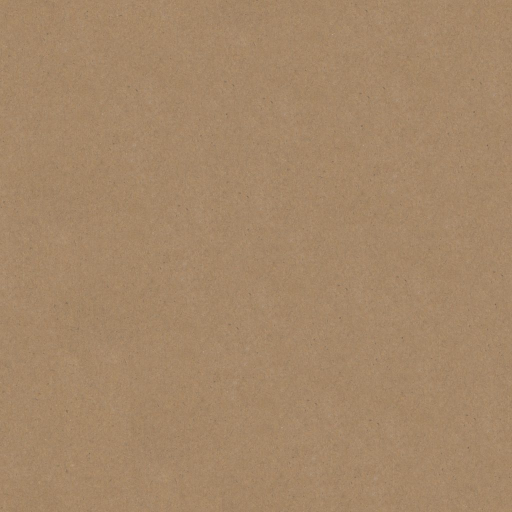
#> input picture examples/atlas/assets/map/paper-ambientcg-paper006.jpg, 1024 x 1024 px (shown at 1/2 size); its folder holds only this picture in this run
$ python -i doc_photo.py   (imports and definitions only)
#> lines starting #> are read from the running program, lines starting #| are printed output that depends on the picture
#> further down, picture is the input picture: shape (1024, 1024, 3); mean B, G, R 104.3, 135.2, 164.7
### scripts/h9/aefx.py
"""AE 动效库 —— re-creations of the most popular After Effects motion techniques as seekable HTML/CSS/SVG/GSAP.

Each effect: fx(X, cid, t, d, p) -> adds one clip (and its tweens) to the build.  p = params dict.
Works at any aspect: sizes are in vmin/% where it matters. Colours come from the style tokens.
Any input size: text is fitted (shrink → balanced wrap by words → ellipsis), lists and image sets lay out by count,
pictures of any aspect are placed with a focal point, and video works where it is marked below (see references/inputs.md).
Only generic techniques are re-created (no template designs or assets copied).
"""
import math

from h9 import fit
from h9 import core
from h9.core import RTL_RX

CSS = r"""
.fx { overflow:hidden; }
.fx > .stage { display:flex; align-items:center; justify-content:center; }
.fx i { font-style:normal; }
.fx .ln { display:block; overflow:hidden; padding:.08em .1em .14em; margin:-.08em -.1em -.14em; }
.fx .c, .fx .w { display:inline-block; will-change:transform; }
.fx .big { font-family:var(--f-display); font-weight:var(--display-weight, 800); font-size:var(--fx-size, 15vmin); line-height:1.05; color:var(--fg); letter-spacing:var(--display-tracking, 0); text-align:center; }
.fx .sub { font-family:var(--f-latin, var(--f-body)); font-size:2.2vmin; letter-spacing:.42em; color:var(--muted); text-transform:uppercase; margin-top:2.2vmin; text-align:center; max-width:84vw; line-height:1.5; }
.fx .col { display:flex; flex-direction:column; align-items:center; max-width:100%; }
.fx-tag { position:absolute; left:4vmin; bottom:4vmin; font:500 1.6vmin/1.4 var(--f-mono, monospace); color:var(--muted); letter-spacing:.12em; text-transform:uppercase; }
.fx-tag b { color:var(--accent); font-weight:500; }
"""


# [5 lines left out: function _chars, not called in this run]


def _tag(X, p):
    if not p.get("label"): return ""
    return f'<div class="fx-tag"><b>{X.rich(p["label"])}</b>{("　" + X.rich(p["ref"])) if p.get("ref") else ""}</div>'


# page themes for a beat ("theme": "paper" | "ink" | "red" | "lemon"): the effect inherits the colours through CSS variables
THEMES = {
    "paper": {"bg": "#f0ece3", "fg": "#111111", "muted": "#625d56", "accent": "#e2321f", "card": "#fbfaf6", "card-fg": "#111111", "line": "#d3ccbf"},
    "ink":   {"bg": "#121212", "fg": "#f3efe6", "muted": "#958f85", "accent": "#f6ce3a", "card": "#1d1c1a", "card-fg": "#f3efe6", "line": "#2c2a27"},
    "red":   {"bg": "#e2321f", "fg": "#fbfaf6", "muted": "rgba(255,255,255,.78)", "accent": "#111111", "card": "#fbfaf6", "card-fg": "#111111", "line": "rgba(255,255,255,.3)"},
    "lemon": {"bg": "#f6ce3a", "fg": "#111111", "muted": "#5b4a12", "accent": "#e2321f", "card": "#fbfaf6", "card-fg": "#111111", "line": "rgba(0,0,0,.2)"},
}
CTX_CSS = r"""
.ctx { pointer-events:none; }
.ctx .hd { position:absolute; left:96px; right:96px; top:40px; height:44px; display:flex; align-items:center; justify-content:space-between; border-bottom:2px solid var(--fg);
  font-family:var(--f-body); font-size:22px; color:var(--fg); }
.ctx .hd b { font-weight:900; letter-spacing:.04em; } .ctx .hd span { opacity:.7; margin-left:14px; }
.ctx .hd .fxid { font-family:var(--f-mono); font-size:18px; letter-spacing:.06em; background:var(--fg); color:var(--bg); padding:2px 10px; }
.ctx .cap { position:absolute; left:0; right:0; bottom:66px; text-align:center; }
.ctx .cap > span { display:inline-block; font-family:var(--f-body); font-weight:700; font-size:40px; line-height:1.3; color:var(--bg); background:var(--fg); padding:8px 24px 10px; border-radius:8px; max-width:80%; }
.ctx .cap .em .emt { background:var(--cap-em-bg, #f6ce3a); color:var(--cap-em-fg, #111); padding:0 .12em; } .ctx .cap .em .emb { display:none; }
.ctx .ft { position:absolute; left:96px; right:96px; bottom:22px; display:flex; justify-content:space-between; font-family:var(--f-mono); font-size:16px; color:var(--fg); opacity:.6; letter-spacing:.04em; }
.ctx .ft > div { white-space:nowrap; overflow:hidden; text-overflow:ellipsis; max-width:60%; }
.ctx.photo .hd, .ctx.photo .ft { color:#fff; border-color:rgba(255,255,255,.7); text-shadow:0 1px 8px rgba(0,0,0,.6); opacity:1; }
.ctx.photo .hd .fxid { background:#fff; color:#111; text-shadow:none; }
.ctx.photo .scrim { position:absolute; inset:0; background:linear-gradient(180deg, rgba(0,0,0,.55), rgba(0,0,0,0) 18%, rgba(0,0,0,0) 72%, rgba(0,0,0,.6)); }
#root.v .fx .sub { max-width:840px; } #root.v .ctx .hd { left:56px; right:56px; top:206px; } #root.v .ctx .ft { left:56px; right:120px; bottom:auto; top:1458px; flex-direction:column; align-items:flex-start; gap:4px; } #root.v .ctx .ft > div { max-width:100%; }
#root.v .ctx .cap { bottom:auto; top:1330px; padding:0 120px; } #root.v .ctx .cap > span { font-size:44px; max-width:100%; }
"""
PHOTO = {"parallax", "portal", "mosaic", "callout", "match_cut", "plate"}
BASE_THEMES = {k: dict(v) for k, v in THEMES.items()}
_DARK = {"bg": "#121212", "fg": "#efeae1", "muted": "#8f897f", "line": "#2c2a27", "card": "#1c1b19", "card-fg": "#efeae1"}


# [36 lines left out: functions _lum, _contrast, apply_style, not called in this run]


def _theme_style(p, paint=True):
    th = THEMES.get(p.get("theme"))
    return (";".join(f"--{k}:{v}" for k, v in th.items()) + (";background:var(--bg)" if paint else "")) if th else ""


# [71 lines left out: functions ctx_parts, _context, _cap_clear, _clip, not called in this run]


# ------------------------------------------------------------------ fitting
def _vm(X, v): return min(X.W, X.H) * v / 100


SAFE_R = 120     # 9:16: platform buttons sit in the right 120 px of the lower half — centred text keeps that margin on both sides


# [16 lines left out: functions _fit, _lines, _big, not called in this run]


def _sub(X, p, key="sub"):
    return f'<div class="sub">{X.rich(p[key])}</div>' if p.get(key) else ""


def _nglyph(f): return max(1, sum(1 for l in f.lines for c in fit.plain(l) if c.strip()))


def _st(d, n, each, share=0.45):
    """a stagger that never runs past `share` of the beat, however many items."""
    return min(each, d * share / max(n, 1))


# ------------------------------------------------------------------ text
# [280 lines left out: functions pop, mask_up, tracking, blur_focus, typewriter, scramble and 12 more, not called in this run]


TRI_ICONS = ['<path d="M7 22V11l5-8a2 2 0 0 1 3 2l-1 6h6a2 2 0 0 1 2 2l-2 7a2 2 0 0 1-2 2H7zM3 11h4v11H3z"/>',
             '<circle cx="12" cy="12" r="9"/><path d="M8 9h8M9 12h6M12 9v9"/>',
             '<path d="M12 3l2.8 5.8 6.2.9-4.5 4.4 1 6.2L12 17.4 6.5 20.3l1-6.2L3 9.7l6.2-.9z"/>',
             '<path d="M14 4l7 7-7 7M21 11H9a6 6 0 0 0-6 6v3"/>',
             '<path d="M4 5h16v11H9l-5 4z"/>']


# [363 lines left out: functions triple, plate, parallax, stomp, mosaic, cartoon and 9 more, not called in this run]


FX = {k: v for k, v in globals().items() if callable(v) and not k.startswith("_") and k not in ("math", "fit")}


def _plugins():
    """more effects live one-per-file in scripts/h9/fx/<name>.py (each exports FX = {"name": fn}); they may use
    this module's helpers (_clip, _chars, THEMES). Lets several people add effects without touching this file."""
    import importlib.util, pathlib
    for f in sorted((pathlib.Path(__file__).parent / "fx").glob("[!_]*.py")):
        spec = importlib.util.spec_from_file_location(f"h9fx_{f.stem}", f)
        m = importlib.util.module_from_spec(spec); spec.loader.exec_module(m)
        for k, v in getattr(m, "FX", {}).items():
            if k in FX: raise SystemExit(f"effect {k!r} in {f.name} clashes with an existing effect")
            FX[k] = v


_plugins()

### scripts/h9/fx/doc_photo.py
"""拍照的文档 / 白板 (a phone photo of a page or whiteboard — skewed, shadowed): the photo lands as shot, the four
corners are found and outlined like a scanner app, the page flattens into a clean sheet (perspective-corrected and
evened out at build time), a scan line passes, then the passages you point at get marked.

p: image (the photo) · corners ([[x,y], ×4] in % of the photo, any order; omitted → auto-detected) · hl ([x, y, w, h] %
   of the flattened page, or a list of them) · ratio (page w/h; default from the corners) · title · caption · kicker
Adapts: any photo size / orientation; pages or whiteboards; 0–6 marks; when detection fails the whole photo is used
(no crash); 16:9 page left + text right, 9:16 page on top. Needs OpenCV (cv2) + numpy at build time.
"""
from h9 import fit
from h9.aefx import _clip
import pathlib, importlib.util, sys

_s = importlib.util.spec_from_file_location("h9fx__docs2", pathlib.Path(__file__).with_name("_docs2.py"))
D = sys.modules.get("h9fx__docs2") or importlib.util.module_from_spec(_s)
# [1 line not run here, left out]


# [4 lines left out: function _order, not called in this run]


def _detect(img):
    import cv2, numpy as np
    h, w = img.shape[:2]
#> h = 1024; w = 1024
    k = 900 / max(h, w); sm = cv2.resize(img, (int(w * k), int(h * k)))
#> after `k = 900 / max(h, w)`: k = 0.879
#> after `sm = cv2.resize(img, (int(w * k), int(h * k)))`:
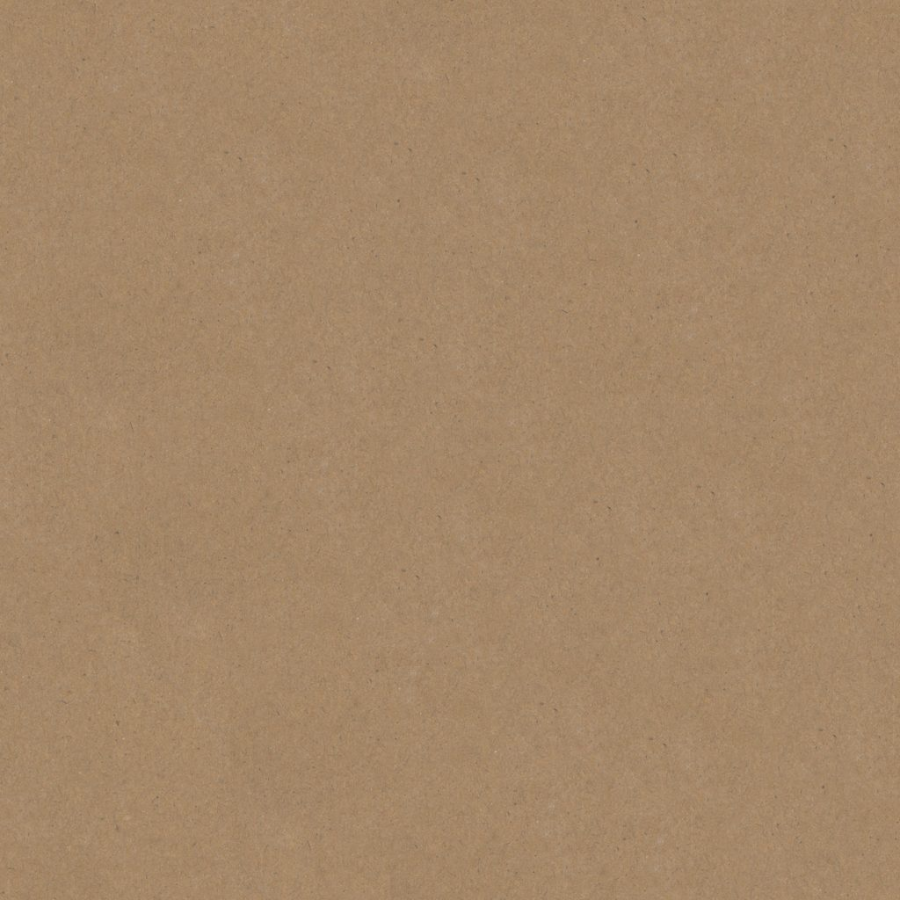
#> sm: shape (900, 900, 3); mean B, G, R 104.2, 135.1, 164.6
    g = cv2.GaussianBlur(cv2.cvtColor(sm, cv2.COLOR_BGR2GRAY), (7, 7), 0)
    best = None
    for th in (cv2.threshold(g, 0, 255, cv2.THRESH_BINARY + cv2.THRESH_OTSU)[1], cv2.dilate(cv2.Canny(g, 40, 120), None, iterations=2)):
        cs, _ = cv2.findContours(th, cv2.RETR_EXTERNAL, cv2.CHAIN_APPROX_SIMPLE)
        for c in sorted(cs, key=cv2.contourArea, reverse=True)[:5]:
            ap = cv2.approxPolyDP(c, 0.02 * cv2.arcLength(c, True), True)
            if len(ap) == 4 and cv2.contourArea(ap) > 0.15 * sm.shape[0] * sm.shape[1]:
                best = [(float(x) / k, float(y) / k) for x, y in ap.reshape(4, 2)]; break
        if best: break
#> this loop made 2 passes
    return _order(best) if best else [(0, 0), (w, 0), (w, h), (0, h)]


# [103 lines left out: functions _flatten, doc_photo, not called in this run]


FX = {"doc_photo": doc_photo}

>>> import cv2
>>> picture = cv2.imread('../../../examples/atlas/assets/map/paper-ambientcg-paper006.jpg')
>>> result = _detect(picture)
#> result = [(0, 0), (1024, 0), (1024, 1024), (0, 1024)]
